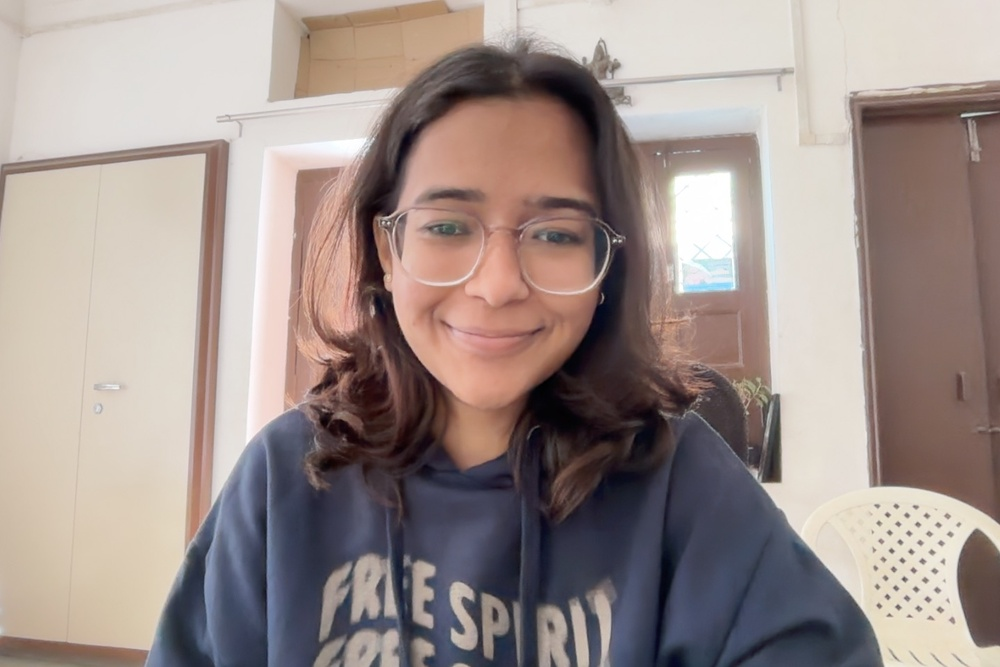
#> input picture EmployeesFaces/FaceSample.jpeg, 1000 x 667 px, shrunk from 1440 x 960 before the run, given in place of the camera
$ python Code_lite.py
#> lines starting #> are read from the running program, lines starting #| are printed output that depends on the picture; after the words box and inside, x2 and y2 are one past the last pixel; in counts of white or black regions, pixels touching at a corner belong together
import cv2
import numpy as np
import os
from datetime import datetime
import pyttsx3
import tkinter as tk
from tkinter import simpledialog


engine = pyttsx3.init()

def speak(text):
    engine.say(text)
    engine.runAndWait()


face_cascade = cv2.CascadeClassifier(cv2.data.haarcascades + 'haarcascade_frontalface_default.xml')


path = 'EmployeesFaces'
if not os.path.exists(path):
    os.makedirs(path)

marked_today_set = set()

def load_today_attendance():
    file_path = 'Attendance.csv'
    if not os.path.exists(file_path):
        return

    now = datetime.now()
    dateString = now.strftime('%Y-%m-%d')

    with open(file_path, 'r') as f:
        myDataList = f.readlines()

    for line in myDataList:
        entry = line.strip().split(',')
        if len(entry) >= 3:
            if entry[2] == dateString:
                marked_today_set.add(entry[0])
    print(f"Loaded attendance for today: {marked_today_set}")

def markAttendance(name):
    file_path = 'Attendance.csv'
    if not os.path.exists(file_path):
        with open(file_path, 'w') as f:
            f.write('Name,Time,Date\n')

    now = datetime.now()
    dtString = now.strftime('%H:%M:%S')
    dateString = now.strftime('%Y-%m-%d')

    with open(file_path, 'a') as f:
        f.write(f'{name},{dtString},{dateString}\n')

    if name not in marked_today_set:
        marked_today_set.add(name)
        print(f"Attendance Marked: {name}")
        speak(f"Welcome {name}")
    else:
        print(f"Logging: {name} at {dtString}")

def register_new_user(img, path):

    root = tk.Tk()
    root.withdraw()

    # Ask for the name
    name = simpledialog.askstring("Register New User", "Enter Name:")
    root.destroy()

    if name:
        # Save the image
        filename = f"{path}/{name}.jpg"
        cv2.imwrite(filename, img)
        print(f"User {name} registered successfully!")
        speak(f"Registered {name}")
        return True
    return False

load_today_attendance()


cap = cv2.VideoCapture(0)
print("Attendance system started. Using basic face detection (no recognition model).")
print("Press 'q' to quit, 'r' to register a new user")

while True:
    success, img = cap.read()
#> img is the input picture: shape (667, 1000, 3); mean B, G, R 139.9, 144.3, 158.2
    if not success:
        print("Failed to capture image from camera. Please check camera permissions.")
        break


    img = cv2.flip(img, 1)
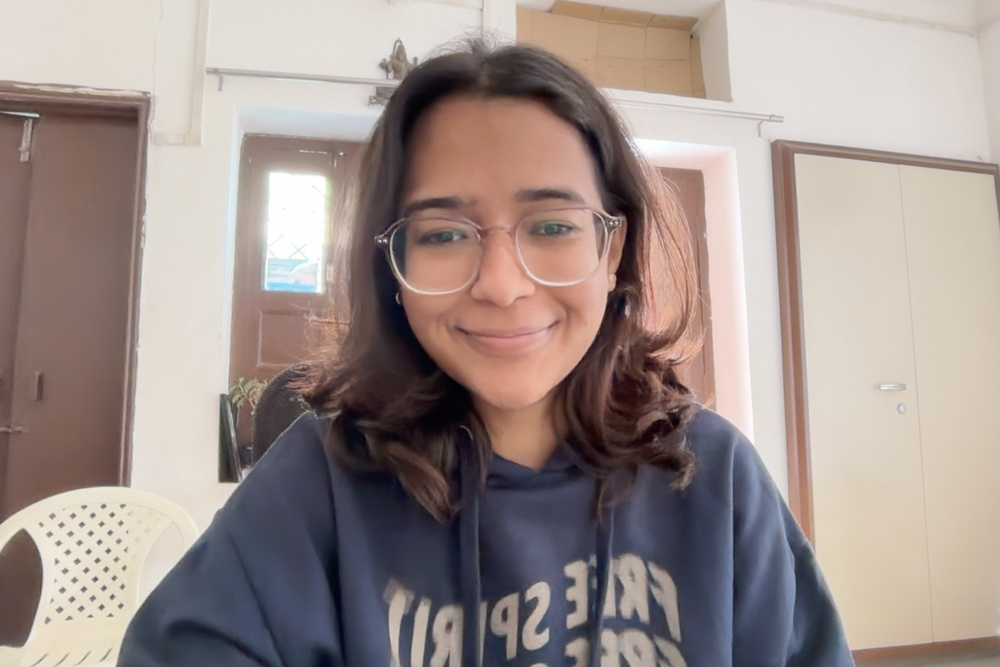
#> img: shape (667, 1000, 3); mean B, G, R 139.9, 144.3, 158.2
    gray = cv2.cvtColor(img, cv2.COLOR_BGR2GRAY)
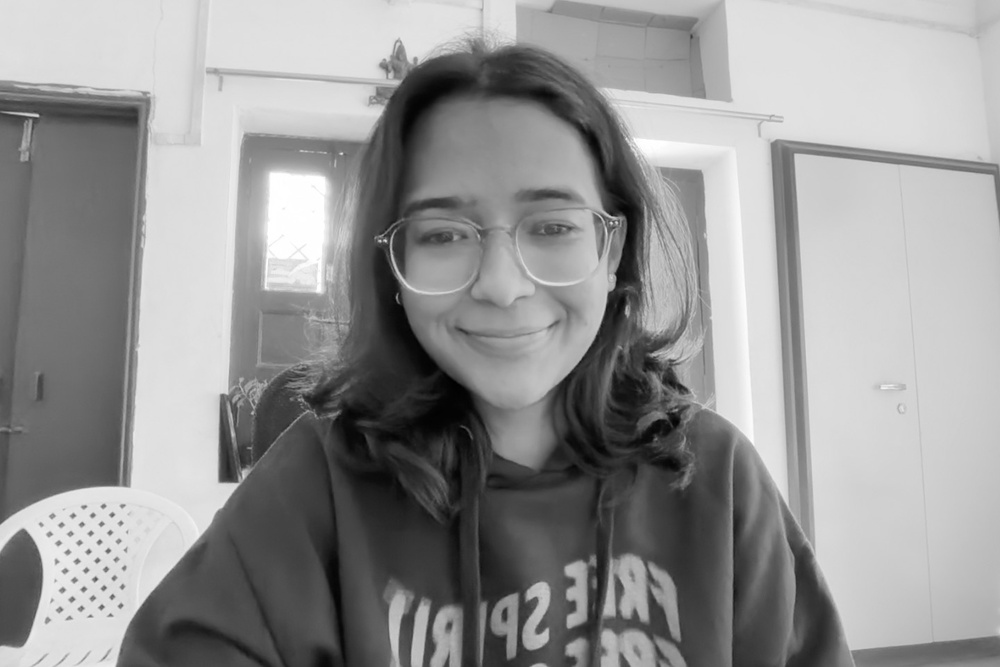
#> gray: shape (667, 1000); min 0, max 255, mean 148


    faces = face_cascade.detectMultiScale(gray, scaleFactor=1.1, minNeighbors=5, minSize=(30, 30))
#> faces = [[366, 124, 271, 271]]

    # Draw rectangles around detected faces
    for (x, y, w, h) in faces:
        cv2.rectangle(img, (x, y), (x+w, y+h), (0, 255, 0), 2)
        cv2.putText(img, "Face Detected", (x, y-10), cv2.FONT_HERSHEY_SIMPLEX, 0.7, (0, 255, 0), 2)


        markAttendance("UnidentifiedFace")
#> this loop made 1 pass
#> (x, y, w, h, file_path in markAttendance, dtString in markAttendance, dateString in markAttendance) on pass 1: (366, 124, 271, 271, 'Attendance.csv', '11:52:38', '2026-11-20')
#| Attendance Marked: UnidentifiedFace
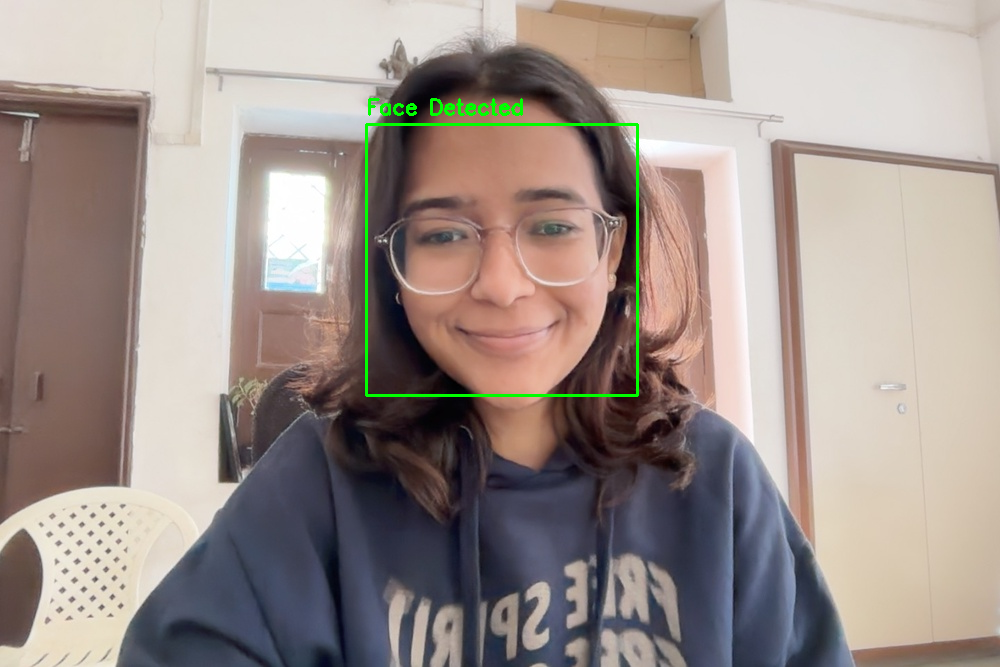
#> img: shape (667, 1000, 3); 0.65% of pixels changed, all inside (x1, y1, x2, y2) = (365, 98, 639, 397)

    cv2.imshow('Attendance System (Face Detection Mode)', img)

    key = cv2.waitKey(1) & 0xFF
#> (key q is pressed here)
    if key == ord('q'):
        break
    elif key == ord('r'):
        speak("Please look at the camera for registration")
        success, clean_img = cap.read()
        if success:
            clean_img = cv2.flip(clean_img, 1)
            if register_new_user(clean_img, path):
                print("New user registered!")

cap.release()
cv2.destroyAllWindows()
